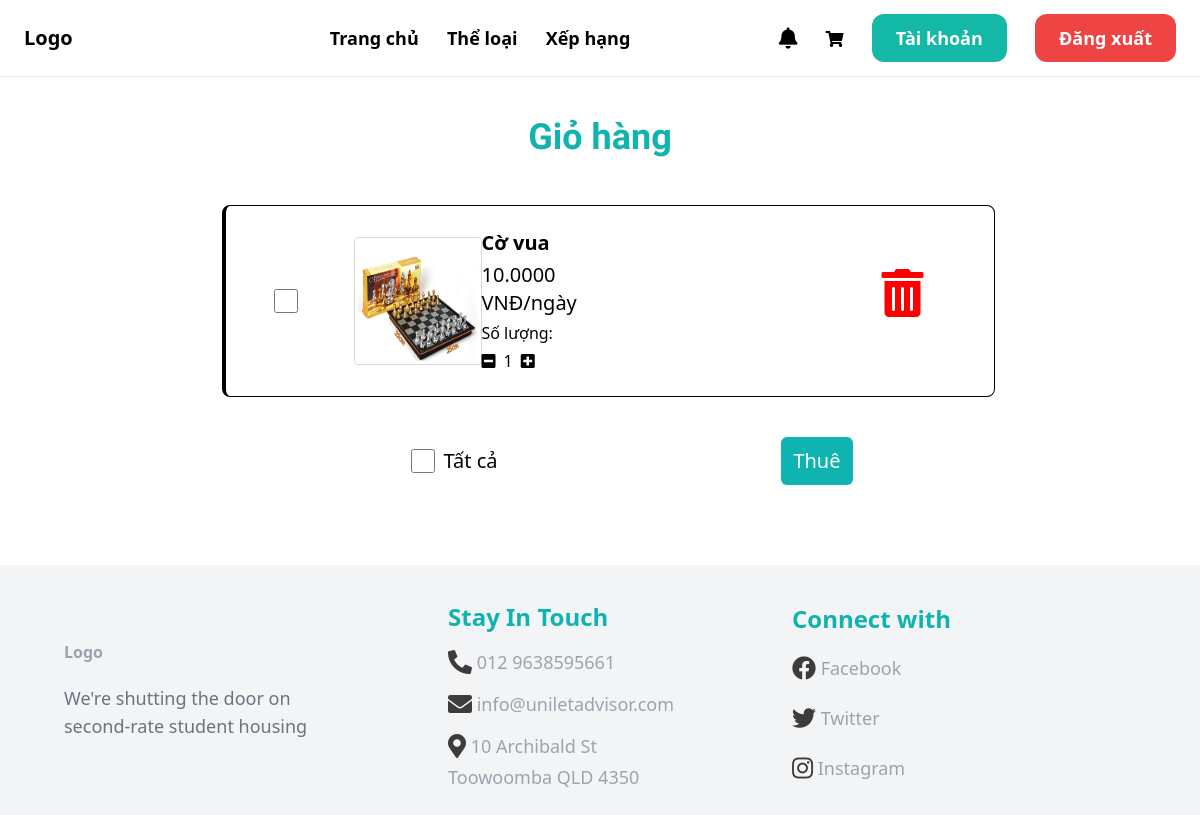
The page /rent/cart/ (signed in) on the database its author committed.
### rent/models.py (models this page shows, shortened)
class Cart(models.Model):
    user = models.ForeignKey(User, on_delete=models.CASCADE)
    boardgame = models.ForeignKey('boardgame.Boardgame', on_delete=models.CASCADE)
    quantity = models.PositiveIntegerField(default=1)
    rental_price = models.DecimalField(max_digits=8, decimal_places=2, default=0)
    total_rental_price = models.DecimalField(max_digits=8, decimal_places=2, default=0)

### boardgame/models.py (models this page shows, shortened)
class Boardgame(models.Model):
    AGE_RATINGS = (
        ('G', 'Phổ biến'),
        ('7+', 'Trên 7 tuổi'),
        ('12+', 'Trên 12 tuổi'),
        ('16+', 'Trên 16 tuổi'),
        ('18+', 'Trên 18 tuổi'),
    )
    STATUS_BG = (
        ('out_of_stock', 'Boardgame này đã hết'),
        ('stocking', 'Boardgame này vẫn còn'),
    )
    bgid = ShortUUIDField(unique=True, primary_key=True, prefix="bg", alphabet='1234567890', length=2, max_length=6)
    user = models.ForeignKey(User, on_delete=models.SET_NULL, null=True)
    date = models.DateTimeField(default=timezone.now)
    category= models.ForeignKey(Category, on_delete=models.SET_NULL, null=True)
    version = models.ForeignKey(Version, on_delete=models.SET_NULL, null=True)
    title = models.CharField(max_length=100)
    image = models.ImageField(upload_to="user_directory_path")
    description = models.TextField(null=True, blank=True, default="This is the boardgame")
    rule = models.TextField(null=True, blank=True, default="This is rule for boardgame")
    age_rating = models.CharField(choices=AGE_RATINGS, max_length=5, default="G")
    people = models.IntegerField()
    play_time = models.IntegerField()
    price = models.DecimalField(max_digits=99999999999999, decimal_places=2)
    author = models.ForeignKey(Author, on_delete=models.SET_NULL, null=True, blank=True)
    producer = models.ForeignKey(Producer, on_delete=models.SET_NULL, null=True, blank=True)
    publication_year = models.IntegerField(default="2000")
    boardgame_status = models.CharField(choices=STATUS_BG, max_length=20, default="out_of_stock")
    in_stock = models.PositiveIntegerField(default=0)
    order = models.PositiveIntegerField(default=0)
    rental = models.PositiveIntegerField(default=0)
    total = models.PositiveIntegerField(default=0)
    class Meta:
        verbose_name_plural = "Boardgame"

### rent/views.py (the view)
# urls.py: path('cart/', views.view_cart, name='cart'),
def view_cart(request):
    user = request.user
    cart_items = Cart.objects.filter(user=user)
    context = {
        'cart_items': cart_items
    }
    return render(request, 'rent/cart.html', context)

### templates/rent/cart.html (shortened to what this page needs)
{% extends 'core/base.html' %}
{% block content %}
    <div class="grid justify-items-center pt-4 pb-12">
        <div class="text-4xl text-[#0FB3AF] font-bold" style="font-family: Maven Pro;">Giỏ hàng</div>
    </div>
    <div class="ml-4 grid justify-items-center">
        {% if cart_items %}
            <form action="{% url 'rent:request_rent_cart' %}" method="POST">
                {% for cart_item in cart_items %}
                    <div class="mb-10 h-48 rounded-lg border border-gray border-l-4 border-black grid grid-cols-3">
                        <div class="flex items-center">
                            <input type="checkbox" class="ml-12 w-6 h-6 checked:bg-[#0FB3AF] indeterminate:bg-[#0FB3AF]" name="boardgames[]" value="{{ cart_item.id }}">
                            <div
                                class="ml-14 self-center w-32 md:w-32 h-32 bg-white grid place-items-center border border-[#D9D9D9] rounded">
                                <img src="{{ cart_item.boardgame.image.url }}" alt="" class="rounded w-full h-full">
                            </div>
                        </div>
                        <div class="self-center">
                            <div class="w-full md:w-2/3 bg-white flex flex-col space-y-1">
                                <p class="text-black md:text-xl text-4xl font-bold font-[Open Sans]">{{ cart_item.boardgame.title }}</p>
                                <p class="text-black md:text-md text-xl font-regular font-[Open Sans]">{{ cart_item.total_rental_price }}00 VNĐ/ngày</p>
                                <p class="mt-8 text-black md:text-md text-md font-regular font-[Open Sans]">Số lượng:</p>
                                <div class="flex items-center">
                                    <button type="button" class="fas fa-minus-square" onclick="updateCartItem('{{ cart_item.id }}', 'decrease')"></button>
                                    <span class="mx-2 text-black md:text-md text-md font-regular font-[Open Sans]">{{ cart_item.quantity }}</span>
                                    <button type="button" class="fas fa-plus-square" onclick="updateCartItem('{{ cart_item.id }}', 'increase')"></button>
                                </div>
                            </div>
                        </div>
                        <div class="ml-36 w-16 h-16 self-center stroke-[#C32F2F] hover:stroke-[#B30F0F]">
                            <button type="submit" class='fas fa-trash-alt' style='font-size:48px;color: red'
                                formaction="{% url 'rent:remove_from_cart' cart_item_id=cart_item.id %}" formmethod="POST"></button>
                        </div>
                    </div>
                {% endfor %}
                <div class="mb-14 mt-2 flex justify-around flex items-center">
                    <div class="flex justify-center flex items-center">
                        <input type="checkbox" class="ml-12 w-6 h-6 checked:bg-[#0FB3AF] indeterminate:bg-[#0FB3AF]" id="select-all" onchange="selectAllBoardgames()">
                        <label for="select-all" class="ml-2 text-black md:text-md text-xl font-regular font-[Open Sans]">Tất cả</label>
                    </div>
                    <button type="submit"
                        class="bg-[#0FB3AF] hover:bg-[#0FB3AFCC] flex justify-center flex items-center rounded-md px-3 text-xl text-white h-12">
                        Thuê
                    </button>
                </div>
            </form>
        {% else %}
            <p>Giỏ hàng của bạn đang trống.</p>
        {% endif %}
    </div>
{% endblock %}

### rows shown on the page
Cart: boardgame.image (picture), boardgame "Cờ vua", total_rental_price "10.00", quantity "1"
